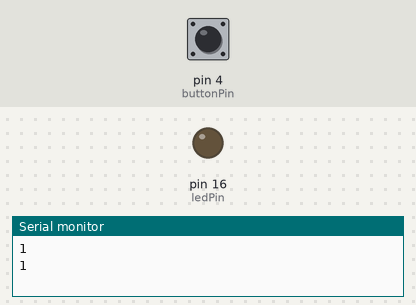
This sketch was run on a simulated Arduino Uno, built with avr-gcc and run on an emulated ATmega328P. Shown: output pins drawn as LEDs (lit = HIGH), the last lines printed to the serial monitor. Dashed ring = blinking. The inputs (shaded band) are chosen by the test bench; at power-on: pin 4 (buttonPin) HIGH.

Above: at 0.7 s.
At 1.3 s:
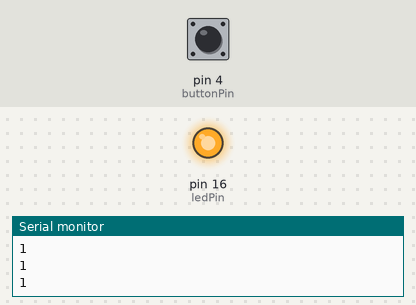
1.4 s: pin 4 (buttonPin) pulled LOW for 3.2 s
At 5.0 s:
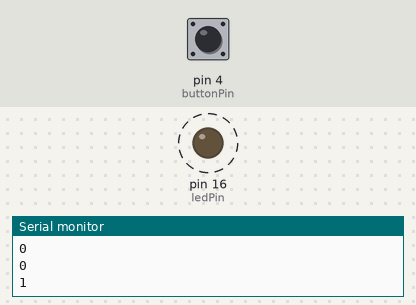
Timing chart, 0 to 12.1 s (numbered marks = the images above; inputs shaded):
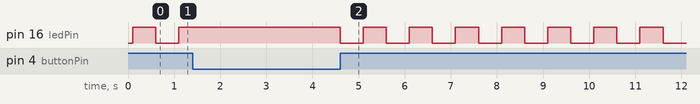

The sketch:

sketch_unit7_other1.ino
```cpp
const int buttonPin = 4;
const int ledPin = 16;

int buttonState = LOW;
int ledState = LOW;

void setup() {
  Serial.begin(115200);
  delay(100);
  pinMode(buttonPin, INPUT_PULLUP);
  pinMode(ledPin, OUTPUT);
}

void loop() {
  buttonState = digitalRead(buttonPin);
  Serial.println(buttonState);
  if (buttonState != LOW) {
    ledState = !ledState;
  }
  digitalWrite(ledPin, ledState);
  delay(500);
}
```
